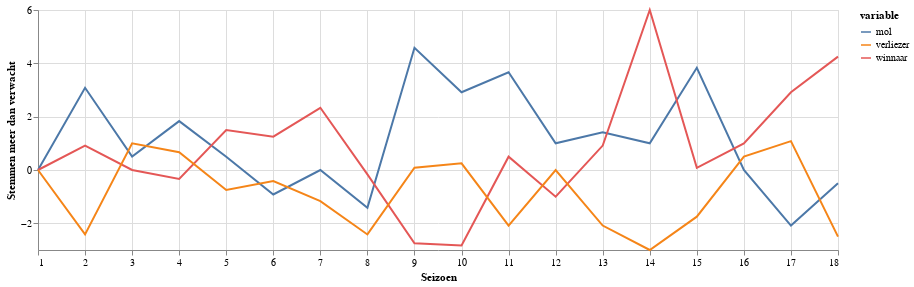

Notebook cell for this chart:
### Markdown cell above
Onderstaande grafiek geeft aan hoe verdacht de mol winnaar en verliezer waren. Verdachtheid meten we met het aantal verdenkingen die iemand meer heeft gekregen dan je op basis van toeval zou verwachten. We hebben net ook gezien dat de deelnemers pas bij 4 of minder spelers in het spel meer kans hebben om goed te verdenken dan toeval, dus we kijken alleen naar de verdenkingen in de laatste paar rondes. We zien dat over het algemeen de mol het meest verdacht is. 

De laatste jaren zien we toch meer molgedrag bij de winnaar en is de winnaar meer verdacht dan de verliezer. In 8 van de 18 seizoenen is de mol degene met het meeste stemmen.

Heel duidelijk is dat de verliezer bijna nooit het meest verdacht is, dit is maar 1 keer voorgekomen (seizoen 3).

### Code cell
temp = result.loc[result['num_participants']<5, :][['suspicion_mol','suspicion_winner_incl_mol','suspicion_loser_incl_mol','season']]  # filter on num participants
temp.reset_index(inplace=True, drop=True)
temp = temp[['suspicion_mol','suspicion_winner_incl_mol','suspicion_loser_incl_mol']].groupby(temp['season']).sum()
a = temp.copy()
temp.rename({'suspicion_mol':'mol','suspicion_winner_incl_mol':'winnaar','suspicion_loser_incl_mol':'verliezer'}, axis='columns', inplace=True)
show_progress(temp, [1, 18], 'Seizoen', 'Stemmen meer dan verwacht')

### Figure 1 — Vega-Lite specification as saved in the notebook (floating-point values rounded to 4 significant figures)
{"$schema": "https://vega.github.io/schema/vega-lite/v2.6.0.json", "config": {"view": {"height": 300, "width": 400}}, "data": {"name": "data-da8ea94c31b279631452106a8308b0ed"}, "datasets": {"data-da8ea94c31b279631452106a8308b0ed": [{"value": 0, "variable": "mol", "x": 1}, {"value": 3.083, "variable": "mol", "x": 2}, {"value": 0.5, "variable": "mol", "x": 3}, {"value": 1.833, "variable": "mol", "x": 4}, {"value": 0.5, "variable": "mol", "x": 5}, {"value": -0.9167, "variable": "mol", "x": 6}, {"value": 0, "variable": "mol", "x": 7}, {"value": -1.417, "variable": "mol", "x": 8}, {"value": 4.583, "variable": "mol", "x": 9}, {"value": 2.917, "variable": "mol", "x": 10}, {"value": 3.667, "variable": "mol", "x": 11}, {"value": 1, "variable": "mol", "x": 12}, {"value": 1.417, "variable": "mol", "x": 13}, {"value": 1, "variable": "mol", "x": 14}, {"value": 3.833, "variable": "mol", "x": 15}, {"value": 0, "variable": "mol", "x": 16}, {"value": -2.083, "variable": "mol", "x": 17}, {"value": -0.5, "variable": "mol", "x": 18}, {"value": 0, "variable": "winnaar", "x": 1}, {"value": 0.9167, "variable": "winnaar", "x": 2}, {"value": 0, "variable": "winnaar", "x": 3}, {"value": -0.3333, "variable": "winnaar", "x": 4}, {"value": 1.5, "variable": "winnaar", "x": 5}, {"value": 1.25, "variable": "winnaar", "x": 6}, {"value": 2.333, "variable": "winnaar", "x": 7}, {"value": -0.1667, "variable": "winnaar", "x": 8}, {"value": -2.75, "variable": "winnaar", "x": 9}, {"value": -2.833, "variable": "winnaar", "x": 10}, {"value": 0.5, "variable": "winnaar", "x": 11}, {"value": -1, "variable": "winnaar", "x": 12}, {"value": 0.9167, "variable": "winnaar", "x": 13}, {"value": 6, "variable": "winnaar", "x": 14}, {"value": 0.08333, "variable": "winnaar", "x": 15}, {"value": 1, "variable": "winnaar", "x": 16}, {"value": 2.917, "variable": "winnaar", "x": 17}, {"value": 4.25, "variable": "winnaar", "x": 18}, {"value": 0, "variable": "verliezer", "x": 1}, {"value": -2.417, "variable": "verliezer", "x": 2}, {"value": 1, "variable": "verliezer", "x": 3}, {"value": 0.6667, "variable": "verliezer", "x": 4}, {"value": -0.75, "variable": "verliezer", "x": 5}, {"value": -0.4167, "variable": "verliezer", "x": 6}, {"value": -1.167, "variable": "verliezer", "x": 7}, {"value": -2.417, "variable": "verliezer", "x": 8}, {"value": 0.08333, "variable": "verliezer", "x": 9}, {"value": 0.25, "variable": "verliezer", "x": 10}, {"value": -2.083, "variable": "verliezer", "x": 11}, {"value": 0, "variable": "verliezer", "x": 12}, {"value": -2.083, "variable": "verliezer", "x": 13}, {"value": -3, "variable": "verliezer", "x": 14}, {"value": -1.75, "variable": "verliezer", "x": 15}, {"value": 0.5, "variable": "verliezer", "x": 16}, {"value": 1.083, "variable": "verliezer", "x": 17}, {"value": -2.5, "variable": "verliezer", "x": 18}]}, "encoding": {"color": {"field": "variable", "type": "nominal"}, "x": {"field": "x", "scale": {"domain": [1, 18]}, "title": "Seizoen", "type": "quantitative"}, "y": {"field": "value", "title": "Stemmen meer dan verwacht", "type": "quantitative"}}, "height": 240, "mark": "line", "width": 800}
